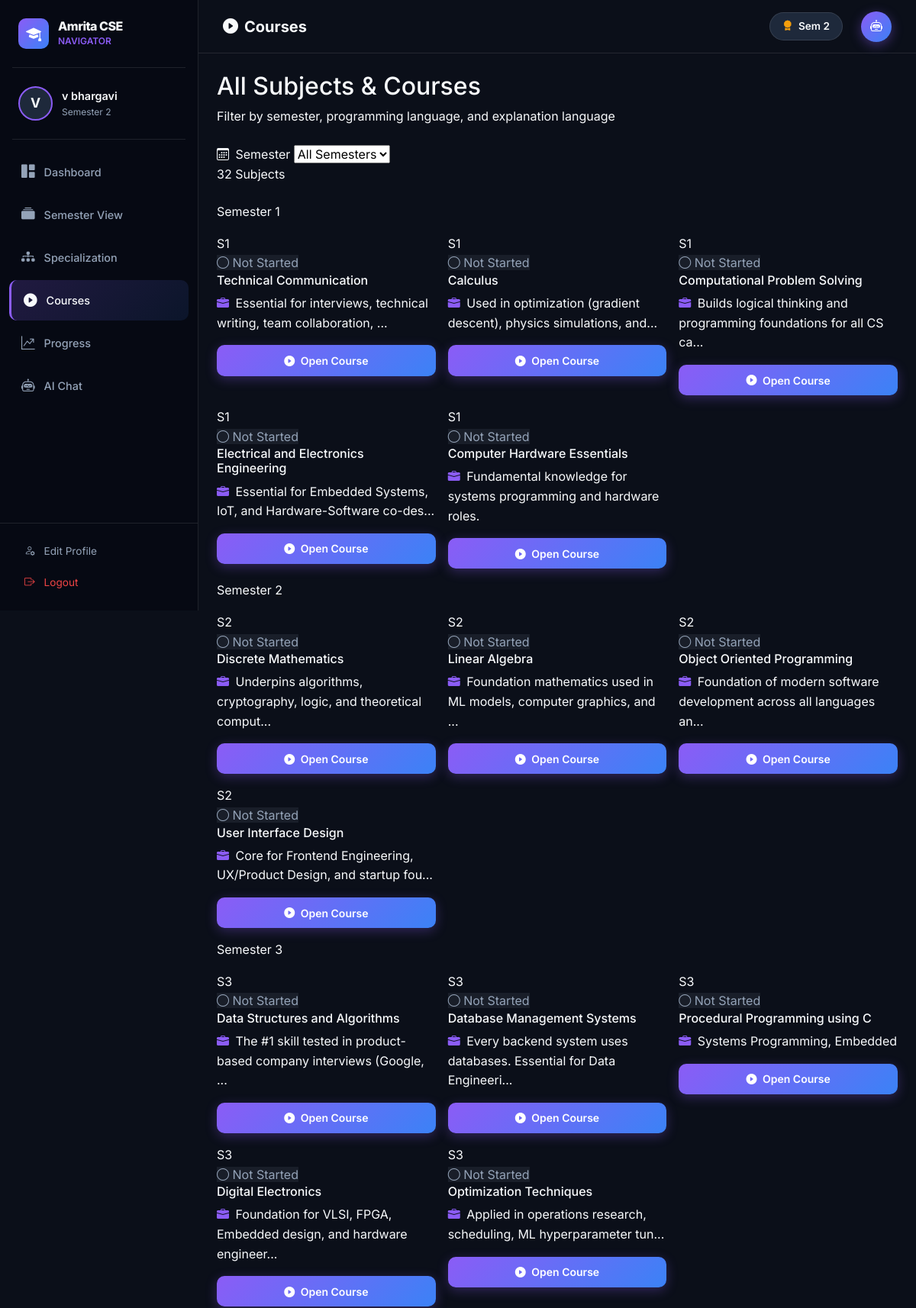
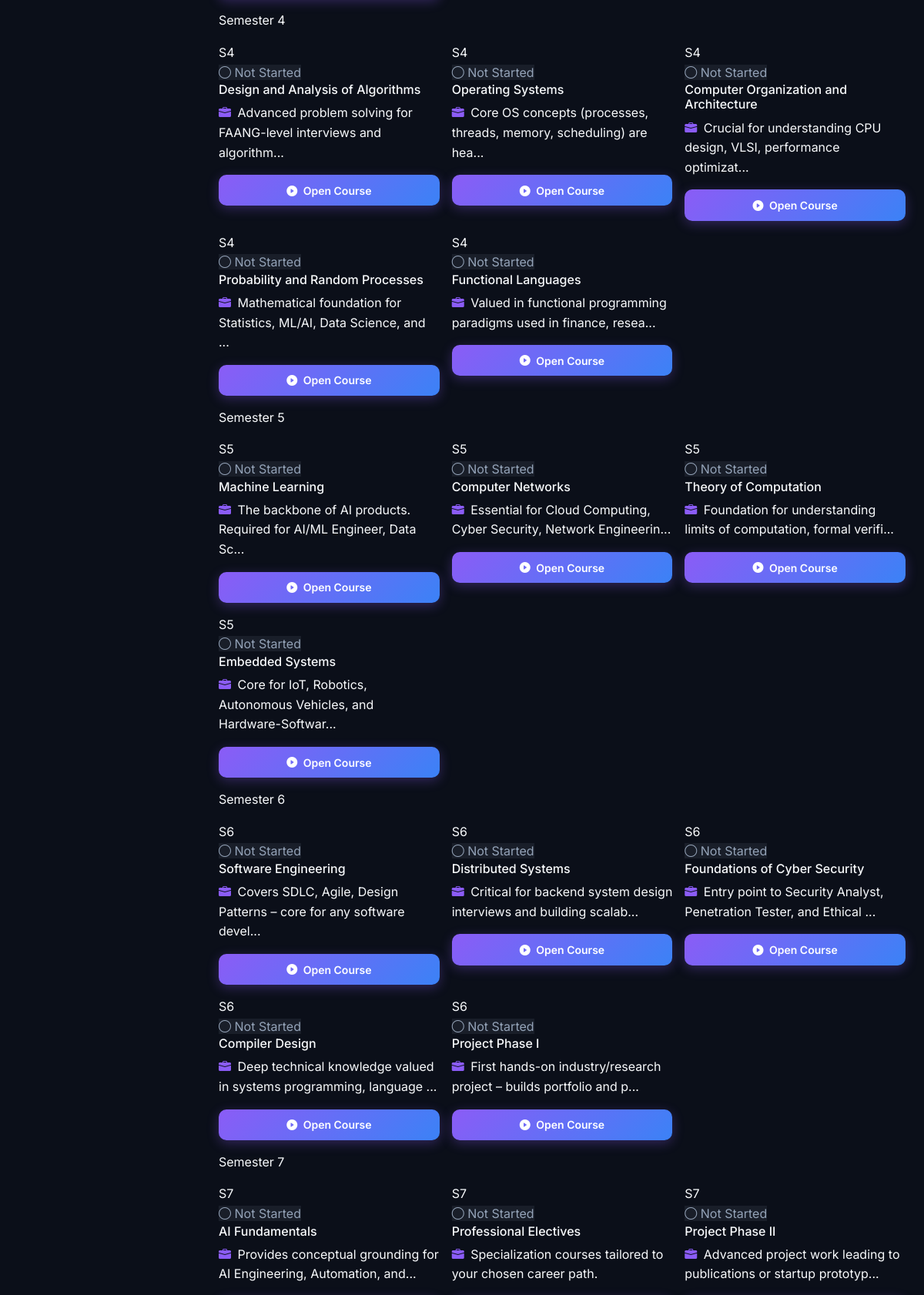
The page /courses (signed in, upper part) on the database its author committed (2 pictures, top to bottom).
### models.py (models this page shows, shortened)
class User(db.Model):
    __tablename__ = "users"
    id = db.Column(db.Integer, primary_key=True)
    name = db.Column(db.String(120), nullable=False)
    semester = db.Column(db.Integer, nullable=False, default=1)
    cgpa = db.Column(db.Float, nullable=True)
    coding_level = db.Column(db.String(50), default="Beginner")
    career_goal_desc = db.Column(db.Text, nullable=True)
    specialization = db.Column(db.String(50), default="Product-Based Companies")
    progress = db.relationship("Progress", backref="user", lazy=True, cascade="all, delete-orphan")
    chat_history = db.relationship("ChatHistory", backref="user", lazy=True, cascade="all, delete-orphan")
    def to_dict(self):
        return {
            "id": self.id,
            "name": self.name,
            "semester": self.semester,
            "cgpa": self.cgpa,
            "coding_level": self.coding_level,
            "career_goal_desc": self.career_goal_desc,
            "specialization": self.specialization,
        }

class Subject(db.Model):
    __tablename__ = "subjects"
    id = db.Column(db.Integer, primary_key=True)
    semester = db.Column(db.Integer, nullable=False)
    subject_name = db.Column(db.String(200), nullable=False)
    career_relevance = db.Column(db.Text, nullable=True)
    progress = db.relationship("Progress", backref="subject", lazy=True)

class Progress(db.Model):
    __tablename__ = "progress"
    id = db.Column(db.Integer, primary_key=True)
    user_id = db.Column(db.Integer, db.ForeignKey("users.id"), nullable=False)
    subject_id = db.Column(db.Integer, db.ForeignKey("subjects.id"), nullable=False)
    status = db.Column(db.String(20), default="Not Started")  # Not Started / In Progress / Completed

### app.py (the view)
@app.route("/courses")
def courses():
    user = get_current_user()
    if not user:
        return redirect(url_for("profile"))
    sem_filter = request.args.get("semester", "all")
    if sem_filter == "all":
        subjects = Subject.query.order_by(Subject.semester).all()
    else:
        subjects = Subject.query.filter_by(semester=int(sem_filter)).order_by(Subject.semester).all()
    subject_progress = {}
    for s in subjects:
        prog = Progress.query.filter_by(user_id=user.id, subject_id=s.id).first()
        subject_progress[s.id] = prog.status if prog else "Not Started"
    return render_template(
        "courses.html",
        user=user,
        subjects=subjects,
        sem_filter=sem_filter,
        subject_progress=subject_progress,
        semesters=range(1, 9),
    )

### app.py (called while the page is built)
def get_current_user():
    user_id = session.get("user_id")
    if user_id:
        return User.query.get(user_id)
    return None

### templates/courses.html (shortened to what this page needs)
{% extends "base.html" %}
{% set current_user = user %}
{% block page_title %}<i class="bi bi-play-circle-fill me-2"></i>Courses{% endblock %}
{% block content %}
<div class="page-header mb-4 animate-fadeInUp">
    <h2 class="page-title">All Subjects & Courses</h2>
    <p class="page-subtitle">Filter by semester, programming language, and explanation language</p>
</div>
<div class="filter-bar animate-fadeInUp mb-4" style="animation-delay:0.05s">
    <form method="GET" action="{{ url_for('courses') }}" class="filter-form" id="filterForm">
        <div class="filter-group">
            <label class="filter-label"><i class="bi bi-calendar3 me-1"></i> Semester</label>
            <select name="semester" class="filter-select" onchange="this.form.submit()" id="semFilter">
                <option value="all" {% if sem_filter=='all' %}selected{% endif %}>All Semesters</option>
            </select>
        </div>
        <div class="filter-group ms-auto">
            <span class="filter-count-badge">{{ subjects|length }} Subjects</span>
        </div>
    </form>
</div>
{% set prev_sem = namespace(val=-1) %}
<div class="row g-3">
    {% for subject in subjects %}
    {% if subject.semester != prev_sem.val %}
    <div class="col-12">
        <div class="sem-section-label">
            <span>Semester {{ subject.semester }}</span>
        </div>
    </div>
    {% set prev_sem.val = subject.semester %}
    {% endif %}
    <div class="col-md-6 col-lg-4 animate-fadeInUp" style="animation-delay: {{ (loop.index0 % 6) * 0.05 }}s">
        <div class="course-card">
            <div class="course-card-header">
                <div class="course-sem-tag">S{{ subject.semester }}</div>
                {% set status = subject_progress.get(subject.id, 'Not Started') %}
                <span class="status-pill status-{{ status.lower().replace(' ', '-') }}">
                    {% if status == 'Completed' %}<i class="bi bi-check-circle-fill"></i>
                    {% elif status == 'In Progress' %}<i class="bi bi-clock-fill"></i>
                    {% else %}<i class="bi bi-circle"></i>{% endif %}
                    {{ status }}
                </span>
            </div>
            <h6 class="course-card-name">{{ subject.subject_name }}</h6>
            <p class="course-card-career">
                <i class="bi bi-briefcase-fill me-1" style="color:var(--accent-purple)"></i>
                {{ subject.career_relevance[:65] if subject.career_relevance else 'Core CSE Knowledge' }}{% if
                subject.career_relevance and subject.career_relevance|length > 65 %}...{% endif %}
            </p>
            <div class="course-card-footer">
                <a href="{{ url_for('subject_detail', subject_id=subject.id) }}" class="btn btn-glow btn-sm w-100">
                    <i class="bi bi-play-circle-fill me-1"></i> Open Course
                </a>
            </div>
        </div>
    </div>
    {% endfor %}
</div>
{% endblock %}

### templates/base.html (shortened to what this page needs)
<!DOCTYPE html>
<html lang="en">
<head>
    <link href="https://cdn.jsdelivr.net/npm/bootstrap@5.3.0/dist/css/bootstrap.min.css" rel="stylesheet">
    <link href="https://cdn.jsdelivr.net/npm/bootstrap-icons@1.11.0/font/bootstrap-icons.css" rel="stylesheet">
    <link href="{{ url_for('static', filename='css/style.css') }}" rel="stylesheet">
</head>
<body>
    {% if session.get('user_id') %}
    <nav class="sidebar" id="sidebar">
        <div class="sidebar-header">
            <div class="sidebar-brand">
                <div class="brand-icon">
                    <i class="bi bi-mortarboard-fill"></i>
                </div>
                <div class="brand-text">
                    <span class="brand-name">Amrita CSE</span>
                    <span class="brand-sub">Navigator</span>
                </div>
            </div>
        </div>
        <div class="sidebar-divider"></div>
        {% if current_user %}
        <div class="sidebar-user">
            <div class="user-avatar">{{ current_user.name[0].upper() }}</div>
            <div class="user-info">
                <span class="user-name">{{ current_user.name }}</span>
                <span class="user-sem">Semester {{ current_user.semester }}</span>
            </div>
        </div>
        <div class="sidebar-divider"></div>
        {% endif %}
        <ul class="sidebar-nav">
            <li class="nav-item">
                <a href="{{ url_for('dashboard') }}"
                    class="nav-link {% if request.endpoint == 'dashboard' %}active{% endif %}">
                    <i class="bi bi-grid-1x2-fill"></i>
                    <span>Dashboard</span>
                </a>
            </li>
            <li class="nav-item">
                <a href="{{ url_for('semester') }}"
                    class="nav-link {% if request.endpoint == 'semester' %}active{% endif %}">
                    <i class="bi bi-collection-fill"></i>
                    <span>Semester View</span>
                </a>
            </li>
            <li class="nav-item">
                <a href="{{ url_for('specialization') }}"
                    class="nav-link {% if request.endpoint == 'specialization' %}active{% endif %}">
                    <i class="bi bi-diagram-3-fill"></i>
                    <span>Specialization</span>
                </a>
            </li>
            <li class="nav-item">
                <a href="{{ url_for('courses') }}"
                    class="nav-link {% if request.endpoint in ('courses', 'subject_detail') %}active{% endif %}">
                    <i class="bi bi-play-circle-fill"></i>
                    <span>Courses</span>
                </a>
            </li>
            <li class="nav-item">
                <a href="{{ url_for('progress') }}"
                    class="nav-link {% if request.endpoint == 'progress' %}active{% endif %}">
                    <i class="bi bi-graph-up-arrow"></i>
                    <span>Progress</span>
                </a>
            </li>
            <li class="nav-item">
                <a href="{{ url_for('chat') }}" class="nav-link {% if request.endpoint == 'chat' %}active{% endif %}">
                    <i class="bi bi-robot"></i>
                    <span>AI Chat</span>
                </a>
            </li>
        </ul>
        <div class="sidebar-footer">
            <a href="{{ url_for('profile') }}" class="nav-link-footer">
                <i class="bi bi-person-gear"></i> Edit Profile
            </a>
            <a href="{{ url_for('logout') }}" class="nav-link-footer text-danger-light">
                <i class="bi bi-box-arrow-right"></i> Logout
            </a>
        </div>
    </nav>
    <div class="main-wrapper">
        <header class="topbar">
            <div class="topbar-title">{% block page_title %}{% endblock %}</div>
            <div class="topbar-right">
                {% if current_user %}
                <div class="topbar-badge">
                    <i class="bi bi-award-fill me-1" style="color: var(--accent-gold)"></i>
                    Sem {{ current_user.semester }}
                </div>
                {% endif %}
                <a href="{{ url_for('chat') }}" class="ai-chat-btn" title="AI Chat">
                    <i class="bi bi-robot"></i>
                </a>
            </div>
        </header>
        <main class="content-area">
            {% block content %}{% endblock %}
        </main>
    </div>
    {% endif %}
</body>
</html>

### rows shown on the page
User: name "V", name "v bhargavi", semester "2"
Subject: semester "1", status "Not Started", subject_name "Technical Communication", career_relevance "Essential for interviews, technical writing, team collaboration,"
Subject: semester "1", status "Not Started", subject_name "Calculus", career_relevance "Used in optimization (gradient descent), physics simulations, and"
Subject: semester "1", status "Not Started", subject_name "Computational Problem Solving", career_relevance "Builds logical thinking and programming foundations for all CS ca"
Subject: semester "1", status "Not Started", subject_name "Electrical and Electronics Engineering", career_relevance "Essential for Embedded Systems, IoT, and Hardware-Software co-des"
Subject: semester "1", status "Not Started", subject_name "Computer Hardware Essentials", career_relevance "Fundamental knowledge for systems programming and hardware roles."
Subject: semester "2", status "Not Started", subject_name "Discrete Mathematics", career_relevance "Underpins algorithms, cryptography, logic, and theoretical comput"
Subject: semester "2", status "Not Started", subject_name "Linear Algebra", career_relevance "Foundation mathematics used in ML models, computer graphics, and"
Subject: semester "2", status "Not Started", subject_name "Object Oriented Programming", career_relevance "Foundation of modern software development across all languages an"
Subject: semester "2", status "Not Started", subject_name "User Interface Design", career_relevance "Core for Frontend Engineering, UX/Product Design, and startup fou"
Subject: semester "3", status "Not Started", subject_name "Data Structures and Algorithms", career_relevance "The #1 skill tested in product-based company interviews (Google,"
Subject: semester "3", status "Not Started", subject_name "Database Management Systems", career_relevance "Every backend system uses databases. Essential for Data Engineeri"
Subject: semester "3", status "Not Started", subject_name "Procedural Programming using C", career_relevance "Systems Programming, Embedded"
Subject: semester "3", status "Not Started", subject_name "Digital Electronics", career_relevance "Foundation for VLSI, FPGA, Embedded design, and hardware engineer"
Subject: semester "3", status "Not Started", subject_name "Optimization Techniques", career_relevance "Applied in operations research, scheduling, ML hyperparameter tun"
Subject: semester "4", subject_name "Design and Analysis of Algorithms", career_relevance "Advanced problem solving for FAANG-level interviews and algorithm"
Progress: status "Not Started"
Subject: semester "4", status "Not Started", subject_name "Operating Systems", career_relevance "Core OS concepts (processes, threads, memory, scheduling) are hea"
Subject: semester "4", status "Not Started", subject_name "Computer Organization and Architecture", career_relevance "Crucial for understanding CPU design, VLSI, performance optimizat"
Subject: semester "4", status "Not Started", subject_name "Probability and Random Processes", career_relevance "Mathematical foundation for Statistics, ML/AI, Data Science, and"
Subject: semester "4", status "Not Started", subject_name "Functional Languages", career_relevance "Valued in functional programming paradigms used in finance, resea"
Subject: semester "5", status "Not Started", subject_name "Machine Learning", career_relevance "The backbone of AI products. Required for AI/ML Engineer, Data Sc"
Subject: semester "5", status "Not Started", subject_name "Computer Networks", career_relevance "Essential for Cloud Computing, Cyber Security, Network Engineerin"
Subject: semester "5", status "Not Started", subject_name "Theory of Computation", career_relevance "Foundation for understanding limits of computation, formal verifi"
Subject: semester "5", status "Not Started", subject_name "Embedded Systems", career_relevance "Core for IoT, Robotics, Autonomous Vehicles, and Hardware-Softwar"
Subject: semester "6", status "Not Started", subject_name "Software Engineering", career_relevance "Covers SDLC, Agile, Design Patterns – core for any software devel"
Subject: semester "6", status "Not Started", subject_name "Distributed Systems", career_relevance "Critical for backend system design interviews and building scalab"
Subject: semester "6", status "Not Started", subject_name "Foundations of Cyber Security", career_relevance "Entry point to Security Analyst, Penetration Tester, and Ethical"
Subject: semester "6", status "Not Started", subject_name "Compiler Design", career_relevance "Deep technical knowledge valued in systems programming, language"
Subject: semester "6", status "Not Started", subject_name "Project Phase I", career_relevance "First hands-on industry/research project – builds portfolio and p"
Subject: semester "7", status "Not Started", subject_name "AI Fundamentals", career_relevance "Provides conceptual grounding for AI Engineering, Automation, and"
Subject: semester "7", status "Not Started", subject_name "Professional Electives", career_relevance "Specialization courses tailored to your chosen career path."
Subject: semester "7", status "Not Started", subject_name "Project Phase II", career_relevance "Advanced project work leading to publications or startup prototyp"

### other values the page prints
{{ subjects|length }} "32"
